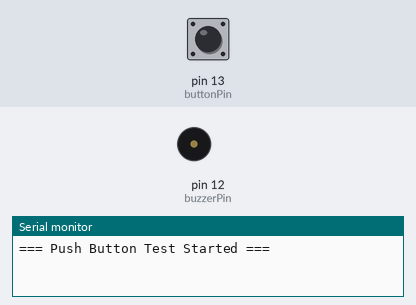
A sketch run on a simulated Arduino Uno, built with avr-gcc and run on an emulated ATmega328P. Parts: buzzer (waves = sounding), the last lines printed to the serial monitor. The test bench sets the inputs (shaded band); at power-on: pin 13 (buttonPin) HIGH.

Above: at 1.2 s.
1.3 s: pin 13 (buttonPin) pulled LOW for 0.15 s
At 1.38 s:
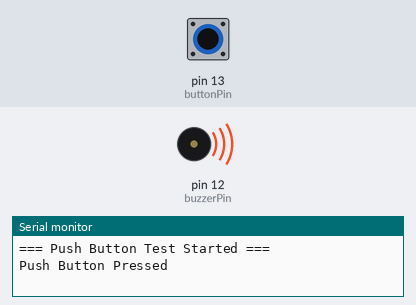
2.9 s: pin 13 (buttonPin) pulled LOW for 3.2 s
At 7.2 s:
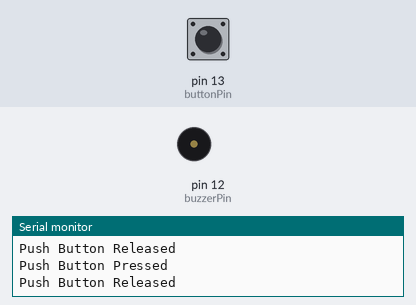
Timing chart, 0 to 8.7 s (numbered marks = the images above; inputs shaded):
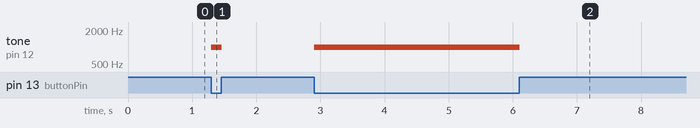

Measured:
- after the input at 1.3 s, tone on pin 12 (buzzerPin): silent → 1000 Hz at once, → silent 0.16 s later
- after the input at 2.9 s, tone on pin 12 (buzzerPin): silent → 1000 Hz at once, → silent 3.2 s later

The sketch:

Jun26a_Button_Buzzer.ino
```cpp
// =============================
// Push Button + Buzzer Test
// Buzzer  : Pin 12
// Button  : Pin 13
// =============================

const int buzzerPin = 12;
const int buttonPin = 13;

bool lastButtonState = HIGH;

void setup() {
  pinMode(buzzerPin, OUTPUT);

  // Using internal pull-up resistor
  pinMode(buttonPin, INPUT_PULLUP);

  Serial.begin(9600);

  digitalWrite(buzzerPin, LOW);

  Serial.println("=== Push Button Test Started ===");
}

void loop() {

  bool buttonState = digitalRead(buttonPin);

  // Button Pressed
  if (buttonState == LOW && lastButtonState == HIGH) {
    Serial.println("Push Button Pressed");

    tone(buzzerPin, 1000);   // 1000 Hz beep
  }

  // Button Released
  if (buttonState == HIGH && lastButtonState == LOW) {
    Serial.println("Push Button Released");

    noTone(buzzerPin);
  }

  lastButtonState = buttonState;

  delay(20); // Debounce
}
```
